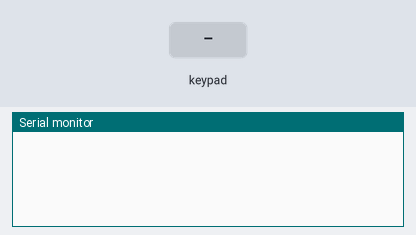
Bench run of a sketch on a simulated Arduino Uno, built with avr-gcc and run on an emulated ATmega328P. Shown: the last lines printed to the serial monitor. The inputs (shaded band) are chosen by the test bench.

Above: at 1.2 s.
1.3 s: key '1' pressed
At 2.3 s:
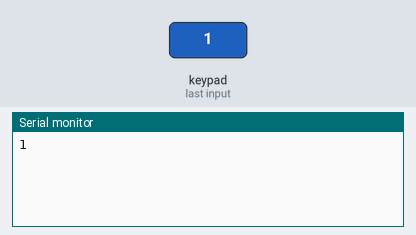
2.8 s: keypad keys 0 1 2 3 # pressed 0.4 s apart
At 5.7 s:
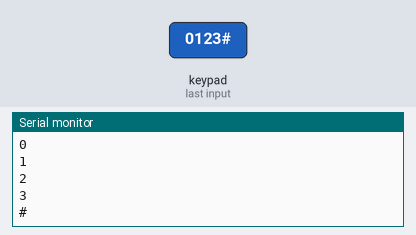
6.3 s: key 'A' pressed
At 7.5 s:
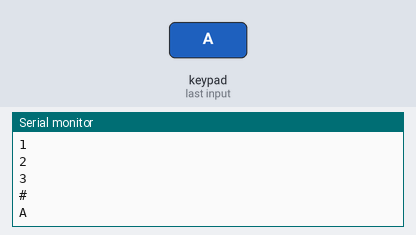
7.8 s: keypad keys 0 1 2 3 * pressed 0.4 s apart
At 9.8 s:
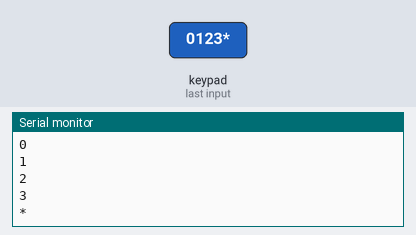
11.3 s: key 'B' pressed
At 12.4 s:
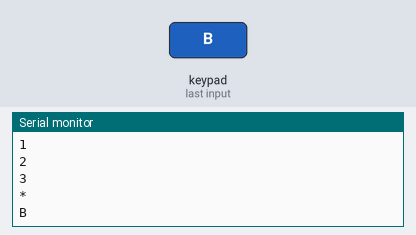
12.8 s: keypad keys 0 1 2 3 D pressed 0.4 s apart
At 15.8 s:
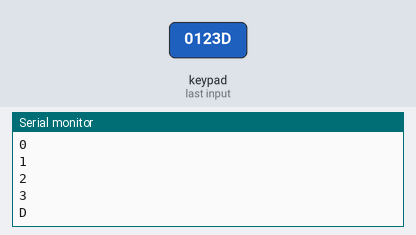
Timing chart, 0 to 17.3 s (numbered marks = the images above; inputs shaded):
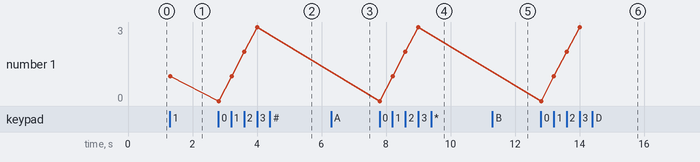

The sketch:

KEYPAD_I2C_working.ino
```cpp
#include <Keypad_I2C.h>
#include <Keypad.h>        // GDY120705
#include <Wire.h>
const byte ROWS = 4;
const byte COLS = 4;

char keys[ROWS][COLS] = {
{'1','2','3','A'},
{'4','5','6','B'},
{'7','8','9','C'},
{'*','0','#','D'}
};

byte rowPins[ROWS] = {0,1,2,3};
byte colPins[COLS] = {4,5,6,7};

int i2caddress = 0x38;

Keypad_I2C kpd = Keypad_I2C( makeKeymap(keys), rowPins, colPins, ROWS, COLS, i2caddress );

void setup(){
  Serial.begin(9600);
  kpd.begin();
}

void loop(){
  char key = kpd.getKey();
  if (key){
    Serial.println(key);
  }
}
```

Measured:
- after the input at 1.3 s, the serial monitor: prints a new line at once (image 1)
- after the input at 2.8 s, the serial monitor: prints a new line at once (image 2)
- after the input at 6.3 s, the serial monitor: prints a new line at once (image 3)
- after the input at 7.8 s, the serial monitor: prints a new line at once (image 4)
- after the input at 11.3 s, the serial monitor: prints a new line at once (image 5)
- after the input at 12.8 s, the serial monitor: prints a new line at once (image 6)
- plotted number 1: 1 → 3 after the input at 2.8 s
